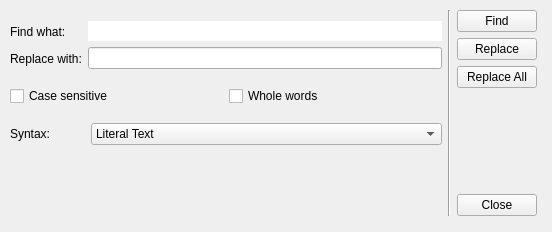
<?xml version="1.0" encoding="UTF-8"?>
<ui version="4.0">
 <class>Form</class>
 <widget class="QWidget" name="Form">
  <property name="geometry">
   <rect>
    <x>0</x>
    <y>0</y>
    <width>552</width>
    <height>232</height>
   </rect>
  </property>
  <property name="windowTitle">
   <string>Form</string>
  </property>
  <widget class="QWidget" name="horizontalLayoutWidget">
   <property name="geometry">
    <rect>
     <x>10</x>
     <y>10</y>
     <width>527</width>
     <height>206</height>
    </rect>
   </property>
   <layout class="QHBoxLayout" name="mainBox">
    <item>
     <layout class="QVBoxLayout" name="leftSide">
      <item>
       <layout class="QHBoxLayout" name="lineEdits">
        <property name="sizeConstraint">
         <enum>QLayout::SetNoConstraint</enum>
        </property>
        <item>
         <layout class="QVBoxLayout" name="verticalLayout_4">
          <item>
           <widget class="QLabel" name="find_lb">
            <property name="font">
             <font>
              <underline>false</underline>
             </font>
            </property>
            <property name="text">
             <string>Find what:</string>
            </property>
           </widget>
          </item>
          <item>
           <widget class="QLabel" name="replace_lb">
            <property name="text">
             <string>Replace with:</string>
            </property>
           </widget>
          </item>
         </layout>
        </item>
        <item>
         <layout class="QVBoxLayout" name="verticalLayout_3">
          <item>
           <widget class="QLineEdit" name="find_le">
            <property name="whatsThis">
             <string/>
            </property>
            <property name="accessibleName">
             <string/>
            </property>
            <property name="inputMask">
             <string/>
            </property>
            <property name="text">
             <string/>
            </property>
            <property name="frame">
             <bool>false</bool>
            </property>
            <property name="placeholderText">
             <string/>
            </property>
            <property name="clearButtonEnabled">
             <bool>true</bool>
            </property>
           </widget>
          </item>
          <item>
           <widget class="QLineEdit" name="replace_le"/>
          </item>
         </layout>
        </item>
       </layout>
      </item>
      <item>
       <layout class="QHBoxLayout" name="checkboxes">
        <item>
         <widget class="QCheckBox" name="checkbox1">
          <property name="text">
           <string>Case sensitive</string>
          </property>
         </widget>
        </item>
        <item>
         <widget class="QCheckBox" name="checkbox2">
          <property name="text">
           <string>Whole words</string>
          </property>
         </widget>
        </item>
       </layout>
      </item>
      <item>
       <layout class="QHBoxLayout" name="comboBoxes">
        <item>
         <widget class="QLabel" name="syntax_lb">
          <property name="sizePolicy">
           <sizepolicy hsizetype="Fixed" vsizetype="Preferred">
            <horstretch>50</horstretch>
            <verstretch>0</verstretch>
           </sizepolicy>
          </property>
          <property name="text">
           <string>Syntax:</string>
          </property>
         </widget>
        </item>
        <item>
         <spacer name="horizontalSpacer">
          <property name="orientation">
           <enum>Qt::Horizontal</enum>
          </property>
          <property name="sizeType">
           <enum>QSizePolicy::Fixed</enum>
          </property>
          <property name="sizeHint" stdset="0">
           <size>
            <width>35</width>
            <height>20</height>
           </size>
          </property>
         </spacer>
        </item>
        <item>
         <widget class="QComboBox" name="litreg_combo">
          <item>
           <property name="text">
            <string>Literal Text</string>
           </property>
          </item>
          <item>
           <property name="text">
            <string>Regular Expression</string>
           </property>
          </item>
         </widget>
        </item>
       </layout>
      </item>
      <item>
       <spacer name="verticalSpacer_2">
        <property name="orientation">
         <enum>Qt::Vertical</enum>
        </property>
        <property name="sizeType">
         <enum>QSizePolicy::Fixed</enum>
        </property>
        <property name="sizeHint" stdset="0">
         <size>
          <width>20</width>
          <height>60</height>
         </size>
        </property>
       </spacer>
      </item>
     </layout>
    </item>
    <item>
     <widget class="Line" name="line">
      <property name="orientation">
       <enum>Qt::Vertical</enum>
      </property>
     </widget>
    </item>
    <item>
     <layout class="QVBoxLayout" name="rightSide">
      <item>
       <widget class="QPushButton" name="pushButton">
        <property name="text">
         <string>Find</string>
        </property>
       </widget>
      </item>
      <item>
       <widget class="QPushButton" name="pushButton_2">
        <property name="text">
         <string>Replace</string>
        </property>
       </widget>
      </item>
      <item>
       <widget class="QPushButton" name="pushButton_3">
        <property name="text">
         <string>Replace All</string>
        </property>
       </widget>
      </item>
      <item>
       <spacer name="verticalSpacer">
        <property name="orientation">
         <enum>Qt::Vertical</enum>
        </property>
        <property name="sizeHint" stdset="0">
         <size>
          <width>20</width>
          <height>40</height>
         </size>
        </property>
       </spacer>
      </item>
      <item>
       <widget class="QPushButton" name="pushButton_4">
        <property name="text">
         <string>Close</string>
        </property>
       </widget>
      </item>
     </layout>
    </item>
   </layout>
  </widget>
  <zorder></zorder>
  <zorder>horizontalLayoutWidget</zorder>
 </widget>
 <resources/>
 <connections/>
</ui>
